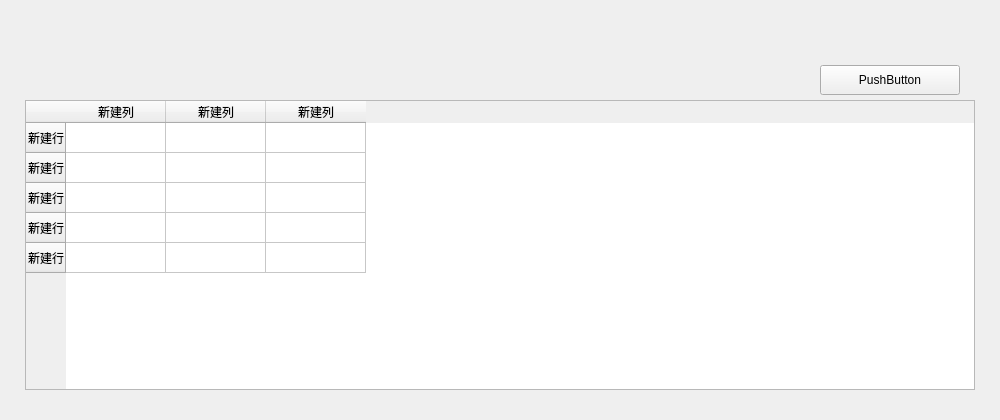
<?xml version="1.0" encoding="UTF-8"?>
<ui version="4.0">
 <class>login_bkg</class>
 <widget class="QWidget" name="login_bkg">
  <property name="geometry">
   <rect>
    <x>0</x>
    <y>0</y>
    <width>1000</width>
    <height>420</height>
   </rect>
  </property>
  <property name="windowTitle">
   <string>Form</string>
  </property>
  <property name="styleSheet">
   <string notr="true">border-image: url(:/images/btn_grey.png);</string>
  </property>
  <widget class="QWidget" name="widget" native="true">
   <property name="geometry">
    <rect>
     <x>40</x>
     <y>10</y>
     <width>70</width>
     <height>60</height>
    </rect>
   </property>
   <property name="styleSheet">
    <string notr="true">border-image: url(:/images/sys_ico.png);</string>
   </property>
  </widget>
  <widget class="QWidget" name="widget_2" native="true">
   <property name="geometry">
    <rect>
     <x>120</x>
     <y>10</y>
     <width>200</width>
     <height>60</height>
    </rect>
   </property>
   <property name="styleSheet">
    <string notr="true">border-image: url(:/images/sys_title.png);</string>
   </property>
  </widget>
  <widget class="QTableWidget" name="tableWidget">
   <property name="geometry">
    <rect>
     <x>25</x>
     <y>100</y>
     <width>950</width>
     <height>290</height>
    </rect>
   </property>
   <property name="styleSheet">
    <string notr="true">border-image: url(:/images/btn_bg_hover.png);</string>
   </property>
   <row>
    <property name="text">
     <string>新建行</string>
    </property>
   </row>
   <row>
    <property name="text">
     <string>新建行</string>
    </property>
   </row>
   <row>
    <property name="text">
     <string>新建行</string>
    </property>
   </row>
   <row>
    <property name="text">
     <string>新建行</string>
    </property>
   </row>
   <row>
    <property name="text">
     <string>新建行</string>
    </property>
   </row>
   <column>
    <property name="text">
     <string>新建列</string>
    </property>
   </column>
   <column>
    <property name="text">
     <string>新建列</string>
    </property>
   </column>
   <column>
    <property name="text">
     <string>新建列</string>
    </property>
   </column>
  </widget>
  <widget class="QPushButton" name="pushButton_5">
   <property name="geometry">
    <rect>
     <x>820</x>
     <y>65</y>
     <width>140</width>
     <height>30</height>
    </rect>
   </property>
   <property name="styleSheet">
    <string notr="true">border-image: url(:/images/btn_blue_lite.png);</string>
   </property>
   <property name="text">
    <string>PushButton</string>
   </property>
  </widget>
 </widget>
 <resources>
  <include location="images.qrc"/>
 </resources>
 <connections/>
</ui>
